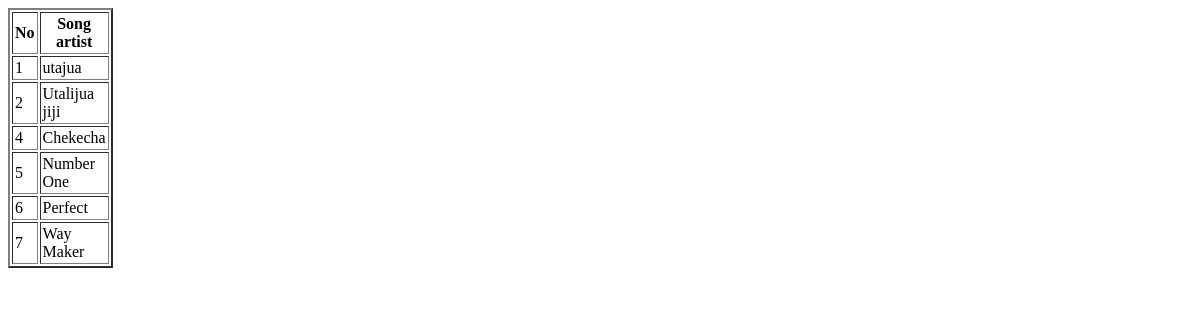
/profiles/album/, run on an earlier commit of the app's database.
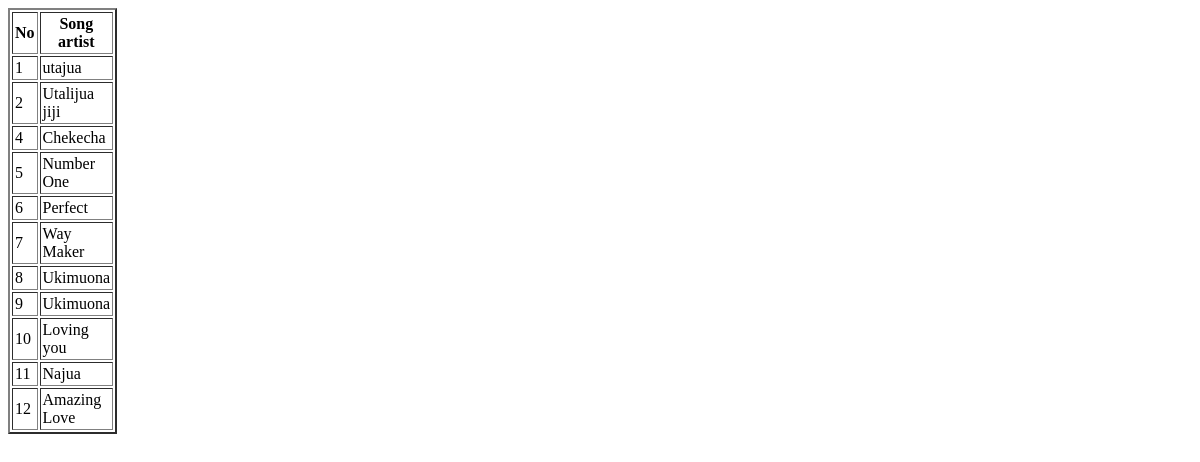
And on a later commit of the database.
### profiles/models.py (models this page shows)
class Album(models.Model):
	artist = models.CharField(max_length=120)
	album_title = models.CharField(max_length =120)
	genre = models.CharField(max_length = 100, default = 'mylocationdefault')
	album_logo = models.CharField(max_length = 120, blank = True)
	def __str__(self):
		return self.album_title

### profiles/views.py (the view)
# urls.py: path('album/', views.album, name='album'),
def album(request):
	album = Album.objects.all()
	template = 'album.html'
	return render(request,template,{"Album":album})

### template/album.html (shortened to what this page needs)
<!DOCTYPE html>
<html>
<head>
</head>
<body>
<table width ="100px" cellpadding="2" border="2px doted red">
  <tr>
    <th>No</th>
    <th>Song artist</th>
  </tr>
  {% for i in Album %}
  <tr>
    <td>{{ i.id }}</td>
    <td>{{ i.album_title }}</td>
  </tr>
  {%  endfor %}
</table>
</body>
</html>

What changed in the data, as far as the page shows it:
added Album: id "8", album_title "Ukimuona"
added Album: id "9", album_title "Ukimuona"
added Album: id "10", album_title "Loving you"
added Album: id "11", album_title "Najua"
added Album: id "12", album_title "Amazing Love"
